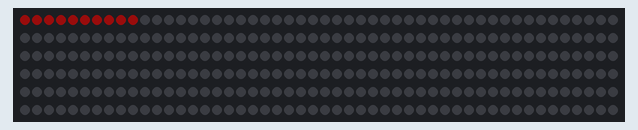
Simulated run of this sketch. Board: Arduino Uno, built with avr-gcc and run on an emulated ATmega328P. Shown: 300 RGB LEDs in strip order, left to right, continuing on the next row. Dim RGB values are drawn brighter than linear.

Above: at 0.52 s.
At 3.18 s:
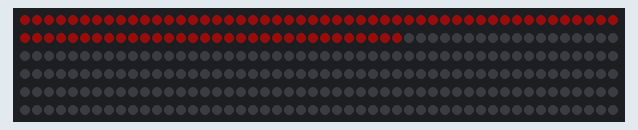
At 5.84 s:
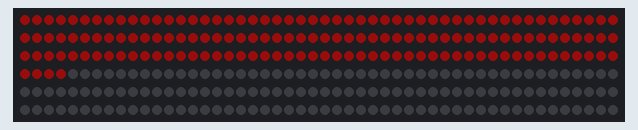
At 8.5 s:
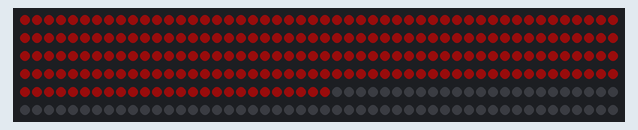
At 11.1 s:
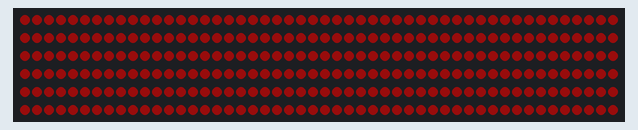
At 39.74 s:
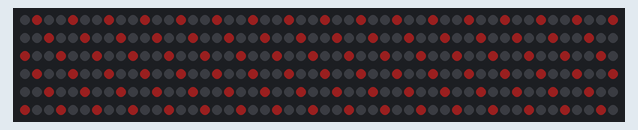

Measured:
- what the display in image 4 shows lasts 22.3 s, from 11.1 s to 33.4 s

The sketch:

Certified_Lover_Boy_Light_Show.ino
```cpp
// Certified Lover Boy light show
//-Dalton Nisbett-
//July 6th 2021
//Being unemployed is dope.
//I just make stuff all damn day.

#include <Adafruit_NeoPixel.h>
#ifdef __AVR__
 #include <avr/power.h> // Required for 16 MHz Adafruit Trinket
#endif

// Which pin on the Arduino is connected to the NeoPixels?
// On a Trinket or Gemma we suggest changing this to 1:
#define LED_PIN    6

// How many NeoPixels are attached to the Arduino?
#define LED_COUNT 300

// Declare the NeoPixel strip object:
Adafruit_NeoPixel strip(LED_COUNT, LED_PIN, NEO_GRB + NEO_KHZ800);

// setup() function -- runs once at startup --------------------------------

void setup() {
#if defined(__AVR_ATtiny85__) && (F_CPU == 16000000)
  clock_prescale_set(clock_div_1);
#endif

  strip.begin();           // INITIALIZE NeoPixel strip object (REQUIRED)
  strip.show();            // Turn OFF all pixels ASAP
  strip.setBrightness(25); // Set BRIGHTNESS to about 1/10 because using MacBook Pro for power (max = 255)
}


// loop() function -- runs repeatedly as long as board is on ---------------

void loop() {
  // Fill along the length of the strip in various colors...
  colorWipe(strip.Color(255,   25,   25), 25); // Red
  colorWipe(strip.Color(  255, 25,   25), 25); // Green
  colorWipe(strip.Color(  255,   25, 25), 25); // Blue

  // Do a theater marquee effect in various colors...
  theaterChase(strip.Color(255, 50, 50), 25); // White, half brightness
  theaterChase(strip.Color(255,   50,   50), 25); // Red, half brightness
  theaterChase(strip.Color(  255,   50, 50), 25); // Blue, half brightness

  //rainbow(10);             // Flowing rainbow cycle along the whole strip
}


// Some functions of our own for creating animated effects -----------------

// Fill strip pixels one after another with a color. Strip is NOT cleared
// first; anything there will be covered pixel by pixel. Pass in color
// (as a single 'packed' 32-bit value, which you can get by calling
// strip.Color(red, green, blue) as shown in the loop() function above),
// and a delay time (in milliseconds) between pixels.
void colorWipe(uint32_t color, int wait) {
  for(int i=0; i<strip.numPixels(); i++) { // For each pixel in strip...
    strip.setPixelColor(i, color);         //  Set pixel's color (in RAM)
    strip.show();                          //  Update strip to match
    delay(wait);                           //  Pause for a moment
  }
}

// Theater-marquee-style chasing lights. Pass in a color (32-bit value,
// a la strip.Color(r,g,b) as mentioned above), and a delay time (in ms)
// between frames.
void theaterChase(uint32_t color, int wait) {
  for(int a=0; a<21; a++) {  // Repeat 10 times...
    for(int b=0; b<3; b++) { //  'b' counts from 0 to 2...
      strip.clear();         //   Set all pixels in RAM to 0 (off)
      // 'c' counts up from 'b' to end of strip in steps of 3...
      for(int c=b; c<strip.numPixels(); c += 3) {
        strip.setPixelColor(c, color); // Set pixel 'c' to value 'color'
      }
      strip.show(); // Update strip with new contents
      delay(wait);  // Pause for a moment
    }
  }
}
```
